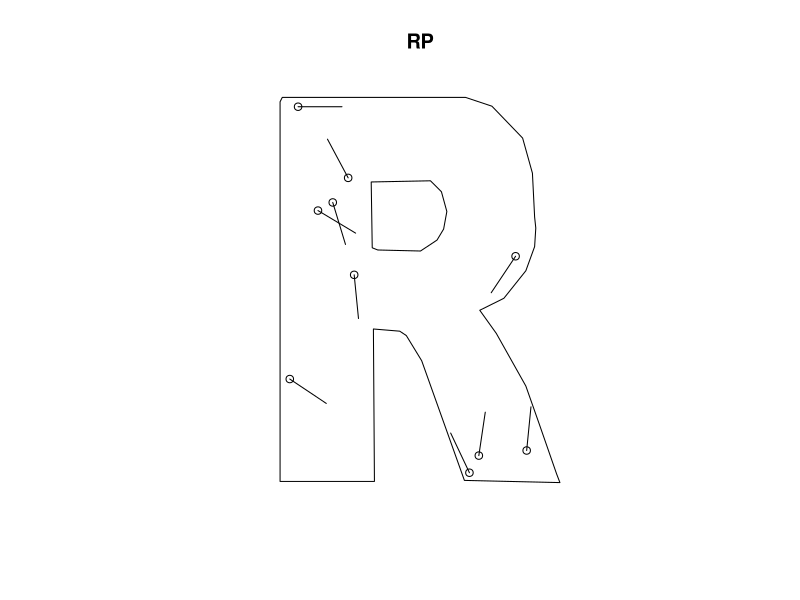

R code for this plot:
# https://stat.ethz.ch/pipermail/r-sig-geo/2009-February/005033.html
# [R-sig-Geo] Generating Random Transects of Same Length
library(spatstat)
# Define polygon, length of transect and number of (points)transects
data(letterR)
mywindow <- letterR
ltransect <- 0.3 #length of transect
npoints <- 10
s <- 1:npoints
# Generate random points from origin
RP <- runifpoint(npoints, win=mywindow)
plot(RP)
# save points to dataframe
RPxy <- data.frame(RP$x,RP$y)

# compute circle around points w/ radius = transect length 
RPdisc <- apply(RPxy,1, function(x) disc(r=ltransect, x))

# test if points are inside polygon boundary 
RPdisc.df <- lapply(RPdisc, function(W){
  inside.owin(W$bdry[[1]]$x,W$bdry[[1]]$y 
              ,w=mywindow)})

#function to sample circle points within window
sampleRP <- function(DFxy=NULL,# dataframe of x and y points
                     l1=NULL,
                     l2=NULL){
  result <- c(0,0)
  for (i in seq_along(l1)){
    truinside <-sum(l2[[i]])
    # inefficient code structure cbind and rbind inside for loop
    inside <- cbind(l1[[i]]$bdry[[1]]$x,l1[[i]]$bdry[[1]]$y)[l2[[i]],]
    result <-rbind(result,  inside[sample(1:truinside, size=1),])
  }
  result<-result[-1,]
  result<-cbind(DFxy,result)
  return(result)
}
sampleRP(DFxy=RPxy,l1=RPdisc,l2=RPdisc.df)

#the result is a matrix with x0,y0, x1, y1 for each transect
#Plot the random transects:

segments <-sampleRP(DFxy=RPxy,l1=RPdisc,l2=RPdisc.df)
segments(segments[,1][s], segments[,2][s],segments[,3][s], segments[,4][s])
